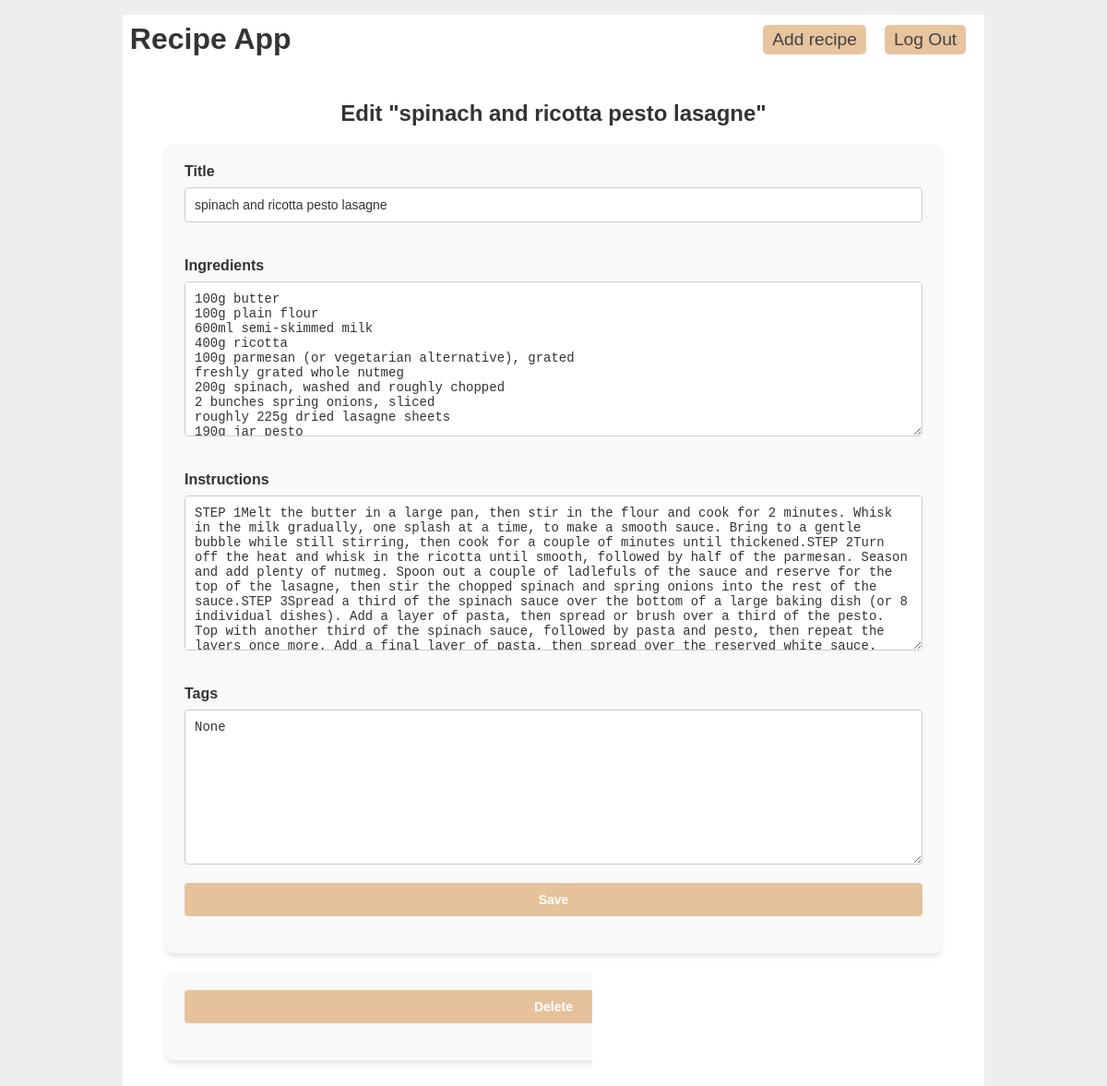
Before: /25/update (signed in) with the older database file.
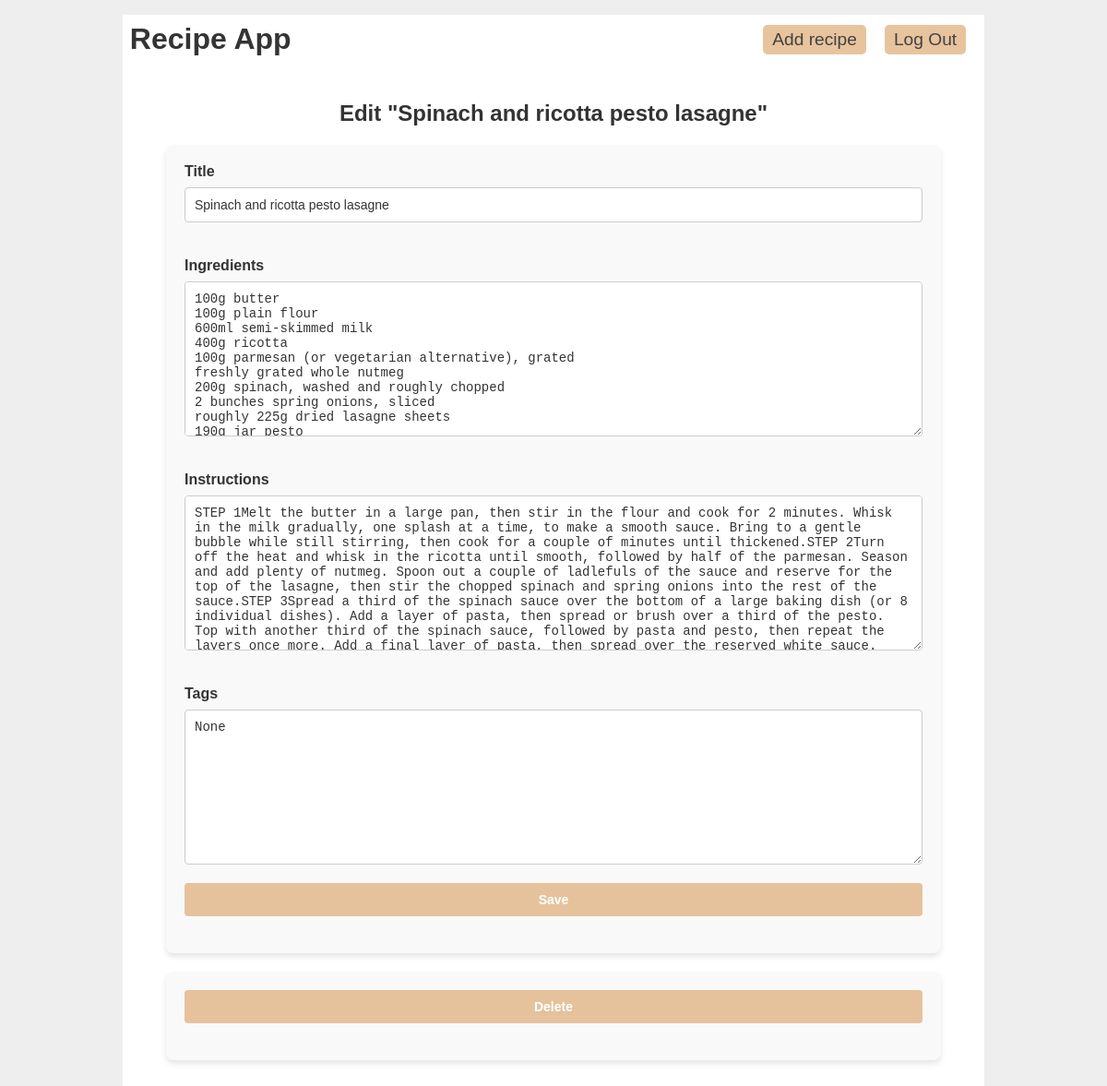
After: the same page with the newer database file.
### tables this page shows
CREATE TABLE recipes (
  id INTEGER PRIMARY KEY AUTOINCREMENT,
  title TEXT NOT NULL,
  ingredients TEXT NOT NULL,
  instructions TEXT NOT NULL,
  tags TEXT
);

### app/home.py (the view)
@bp.route('/<int:id>/update', methods=('GET', 'POST'))
@login_required
def update(id):
    recipe = recipe_lookup_id(id)
    if request.method == 'POST':
        error = recipe_update(id, request.form)
        if error is None:
            return redirect(url_for('home.view_full_details', id=id))
        else:
            flash(error)
    return render_template('recipes/update.html', post=recipe)

### app/auth.py (called while the page is built)
@bp.before_app_request
def load_logged_in_user():
    user_id = session.get('user_id')
    if user_id is None:
        g.user = None
    else:
        g.user = user_get_user_by_id(user_id)
        if g.user is False:
            print("Warning: User ID is None!")

def login_required(view):
    @functools.wraps(view)
    def wrapped_view(**kwargs):
        if g.user is None:
            return redirect(url_for('auth.login'))
        return view(**kwargs)
    return wrapped_view

### app/db.py (called while the page is built)
def get_db():
    if 'db' not in g:
        g.db = sqlite3.connect(
            current_app.config['DATABASE'],
            detect_types=sqlite3.PARSE_DECLTYPES
        )
        g.db.row_factory = sqlite3.Row
    return g.db

def db_lookup(table, param, input_param):
    query = f"SELECT * FROM {table} WHERE {param} = ?;"
    record = get_db().execute(query, (input_param,)).fetchone()
    return record

def db_get_user(n, param):
    user = db_lookup ("users", n, param)
    return user

### app/recipe.py (called while the page is built)
def parse(recipe):
    recipe_fields = ['id', 'title', 'ingredients', 'instructions', 'tags']
    recipe = dict(zip(recipe_fields, recipe))
    return recipe

### app/user.py (called while the page is built)
def user_get_user_by_id(user_id):
    return db_get_user("id", (user_id))

### app/templates/recipes/update.html
{% extends 'base.html' %}
{% block header %}
  <h2 class="form-header">{% block title %}Edit "{{ post['title'] }}"{% endblock %}</h2>
{% endblock %}
{% block content %}
  <form method="post" class="my-form">
    <label for="title">Title</label>
    <input name="title" id="title" type="text"
      value="{{ request.form['title'] or post['title'] }}" required>
    <br>
    <label for="ingredients">Ingredients</label>
    <textarea name="ingredients" id="ingredients" type="text">{{ request.form['ingredients'] or post['ingredients'] }}</textarea>
    <br>
    <label for="instructions">Instructions</label>
    <textarea name="instructions" id="instructions" type="text">{{ request.form['instructions'] or post['instructions'] }}</textarea>
    <br>
    <label for="tags">Tags</label>
    <textarea name="tags" id="tags" type="text">{{ request.form['tags'] or post['tags'] }}</textarea>
    <input type="submit" value="Save">
  </form>
  <form action="{{ url_for('home.delete', id=post['id']) }}" method="post" class="my-form">
    <input class="danger" type="submit" value="Delete" onclick="return confirm('Are you sure?');">
  </form>
{% endblock %}

Changed rows visible on the page:
changed recipes: title "spinach and ricotta pesto lasagne" → "Spinach and ricotta pesto lasagne"
